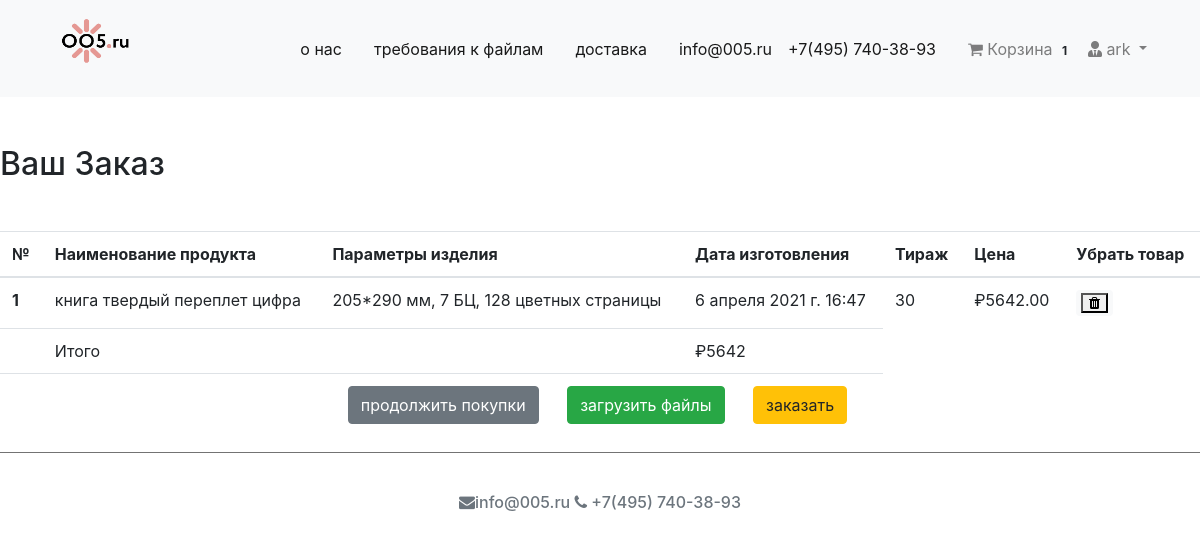
The app's page /cart/ (signed in) with its own data.
### cart/models.py (models this page shows, shortened)
class Order(models.Model):
    orderitems  = models.ManyToManyField(Cart)
    user = models.ForeignKey(User, on_delete=models.CASCADE)
    ordered = models.BooleanField(default=False)
    created = models.DateTimeField(auto_now_add=True)
    paymentId = models.CharField(max_length=200, blank=True , null=True)
    orderId = models.CharField(max_length=200, blank=True, null=True)
    def get_totals(self):
        total = 0
        for order_item in self.orderitems.all():
            total += order_item.get_total()
        return total

class Cart(models.Model):
    user = models.ForeignKey(User, on_delete=models.CASCADE)
    item = models.ForeignKey(Product, on_delete=models.CASCADE)
    quantity = models.IntegerField(default=1)
    purchased = models.BooleanField(default=False)
    created = models.DateTimeField(auto_now_add=True)
    def get_total(self):
        boxsize = self.item.boxsizes_set.get(value = self.item.box_size)
        if self.item.tirazh<self.item.lim1:
            self.item.tirazh=self.item.lim1
        elif self.item.tirazh>self.item.lim2:
            self.item.tirazh=self.item.lim2
        a = float(boxsize.b*self.item.tirazh**2+boxsize.h*self.item.tirazh**1+boxsize.d)*self.item.p
        return a

### products/models.py (models this page shows, shortened)
class  Product(PolymorphicModel):
    mainimage = models.ImageField(upload_to='products/', blank=True, null=True)
    name = models.CharField(max_length=300, default = None, null=True)
    slug = models.SlugField(default = None, null=True)
    subcategory = models.ForeignKey(SubCategory, on_delete=models.CASCADE, default = None, null=True)
    category = models.ForeignKey(Category, on_delete=models.CASCADE, default = None, null=True)
    preview_text = models.TextField(max_length=50, verbose_name='Preview Text', blank=True, null=True)
    detail_text = models.TextField(max_length=1000, verbose_name='Detail Text', blank=True, null=True)
    lim1 = models.FloatField(default = None, null=True)
    lim2 = models.FloatField(default = None, null=True)
    tirazh = models.IntegerField(null=False)
    t = models.IntegerField(null=True)
    p = models.FloatField(default = None, null=True)
    box_size = models.CharField(max_length=50)
    def timeplus(self):
        t = self.t
        futuredate = datetime.now() + timedelta(days=t)
        return futuredate
    def calc(self):
        boxsize = self.boxsizes_set.get(value = self.box_size)
        a = float(boxsize.b*self.tirazh**2+boxsize.h*self.tirazh**1+boxsize.d)*self.p
        if self.tirazh<self.lim1:
            self.tirazh=self.lim1
        elif self.tirazh>self.lim2:
            self.tirazh=self.lim2
        return "{0:.2f}".format(round(a,0))

class Note2 (Product):
    def __init__(self, *args, **kwargs):
        super(Note2, self).__init__(*args, **kwargs)

class BoxSizes(models.Model):
    value = models.CharField(max_length=80)
    name = models.CharField(max_length=80)
    product = models.ForeignKey(Product, on_delete=models.CASCADE, null = True, blank = True)
    b = models.FloatField(null = True, blank = True)
    h = models.FloatField(null = True, blank = True)
    d = models.FloatField(null = True, blank = True)

### cart/views.py (the view)
# urls.py: path('cart/', CartView, name='cart-home'),
def CartView(request):
    user = request.user
    carts = Cart.objects.filter(user=user, purchased=False)
    orders = Order.objects.filter(user=user, ordered=False)
    if carts.exists():
        if orders.exists():
            order = orders[0]
            return render(request, 'cart/home.html', {"carts": carts, 'order': order})
        else:
            messages.warning(request, "У вас нет никакого товара в вашей корзине")
            return redirect("mainapp:home")
    else:
        messages.warning(request, "У вас нет никакого товара в вашей корзине")
        return redirect("mainapp:home")

### cart/templatetags/cart_tag.py (called while the page is built)
@register.filter
def cart_total(user):
    order = Order.objects.filter(user=user, ordered=False)
    if order.exists():
    	return order[0].orderitems.count()
    else:
    	return 0

### cart/templates/cart/home.html (shortened to what this page needs)
{% extends 'products/base.html' %}
{% block content %}
<div class="my-5">
	<h2>Ваш Заказ</h2>
</div>
<table class="table table-hover">
  <thead>
    <tr>
      <th scope="col">№</th>
      <th scope="col">Наименование продукта</th>
      <th scope="col">Параметры изделия</th>
      <th scope="col">Дата изготовления</th>
      <th scope="col">Тираж</th>
      <th scope="col">Цена</th>
      <th scope="col">Убрать товар</th>
    </tr>
  </thead>
  <tbody>
  	{% for cart in carts %}
    <tr>
      <th scope="row">{{ forloop.counter }}</th>
      <td>{{ cart.item.name }}</td>
      <td>{{ cart.item.box_size}}</td
      <td>
      <td> {{ cart.item.timeplus}} </td>
      <td>
      </td>
      <td>₽{{ cart.item.calc }}</td>
      <td>
        <a class="mr-2" href="{% url 'mainapp:decrease-cart' cart.item.slug %}"><span class="badge badge-light"><button style="font-size:14px"> <i class="fa fa-trash" aria-hidden="true"></i></i></button></span></a>
     <html>
      <head>
      <link rel="stylesheet" href="https://cdnjs.cloudflare.com/ajax/libs/font-awesome/4.7.0/css/font-awesome.min.css">
      </head>
      <body>
    </td>
    </tr>
	{% endfor %}
    <tr>
      <th scope="row"></th>
      <td colspan="2">Итого</td>
      <td>₽{{ order.get_totals| floatformat:0 }}</td>
    </tr>
    <tr>
      <th scope="row"></th>
      <td colspan="3" class="text-right ">
       <a href="/" class="btn btn-secondary mr-4" >продолжить покупки</a>
        <a href="{% url 'mainapp:upload_file' %}" class="btn btn-success mr-4"> загрузить файлы</a>
       <a href="{% url 'checkout:index' %}" class="btn btn-warning mr-4">заказать</a>
      </td>
    </tr>
  </tbody>
</table>
{% endblock %}

### products/templates/products/navbar.html (shortened to what this page needs)
{% load cart_tag %}
<nav class="navbar navbar-expand-lg navbar-light bg-light">
  <div class="container">
  <a href="/">
    <figure class="stock">
      <img src="/media/products/logo_rose.png" width="97" height="65">
    </figure>
  </a>
  <div class="collapse navbar-collapse" id="navbarNav">
    <ul class="navbar-nav ml-auto">
      <li {% if request.path == 'contact' %}class="nav-item active"{% else %}class="nav-item"{% endif %}>
        <a class="nav-link active" href="/about.html/">о нас <span class="sr-only">(current)</span></a>
      </li>
      <li class="nav-item">
        <a class="nav-link" href="/"></a>
      </li>
      <li class="nav-item">
        <a class="nav-link active" href="/requirements.html/">требования к файлам</a>
      </li>
      <li class="nav-item">
        <a class="nav-link" href="/"></a>
      </li>
      <li class="nav-item">
        <a class="nav-link active" href="/delivery.html/">доставка</a>
      </li>
      <li class="nav-item">
        <a class="nav-link" href="/"></a>
      </li>
      <a class="nav-link active" href="/">info@005.ru</a>
      <a class="nav-link active" href="/">+7(495) 740-38-93</a>
    <li class="nav-item">
      <a class="nav-link" href="/"></a>
    </li>
      {% if request.user.is_authenticated %}
      <li class="nav-item">
        <a class="nav-link" href="{% url 'mainapp:cart-home' %}">
          <i class="fa fa-shopping-cart"></i>  Корзина
          <span class="badge badge-light">{{ request.user| cart_total }}</span>
        </a>
      </li>
      <li class="nav-item dropdown">
        <a class="nav-link dropdown-toggle" href="#" id="navbarDropdown" role="button" data-toggle="dropdown" aria-haspopup="true" aria-expanded="false">
          <i class="fas fa-user-tie"></i> {{ request.user.username }}
        </a>
      </li>
      {% else %}
       <li class="nav-item">
        <a  class="btn btn-success" href="/accounts/login/">Логин / Регистрация</a>
      </li>
      {% endif %}
    </ul>
  </div>
  </div>
</nav>

### cart/templates/cart/home.html (style rules this page uses)
body { background-image: url("/media/products/p1.png"); }

### records on screen
Cart: item.name "книга твердый переплет цифра", item.box_size "205*290 мм, 7 БЦ, 128 цветных страницы", item.timeplus "6 апреля 2021 г. 16:47", item.calc "5642.00"
Order: get_totals "5642"

### other values on screen
{{ request.user| cart_total }} "1"
{{ request.user.username }} "ark"
